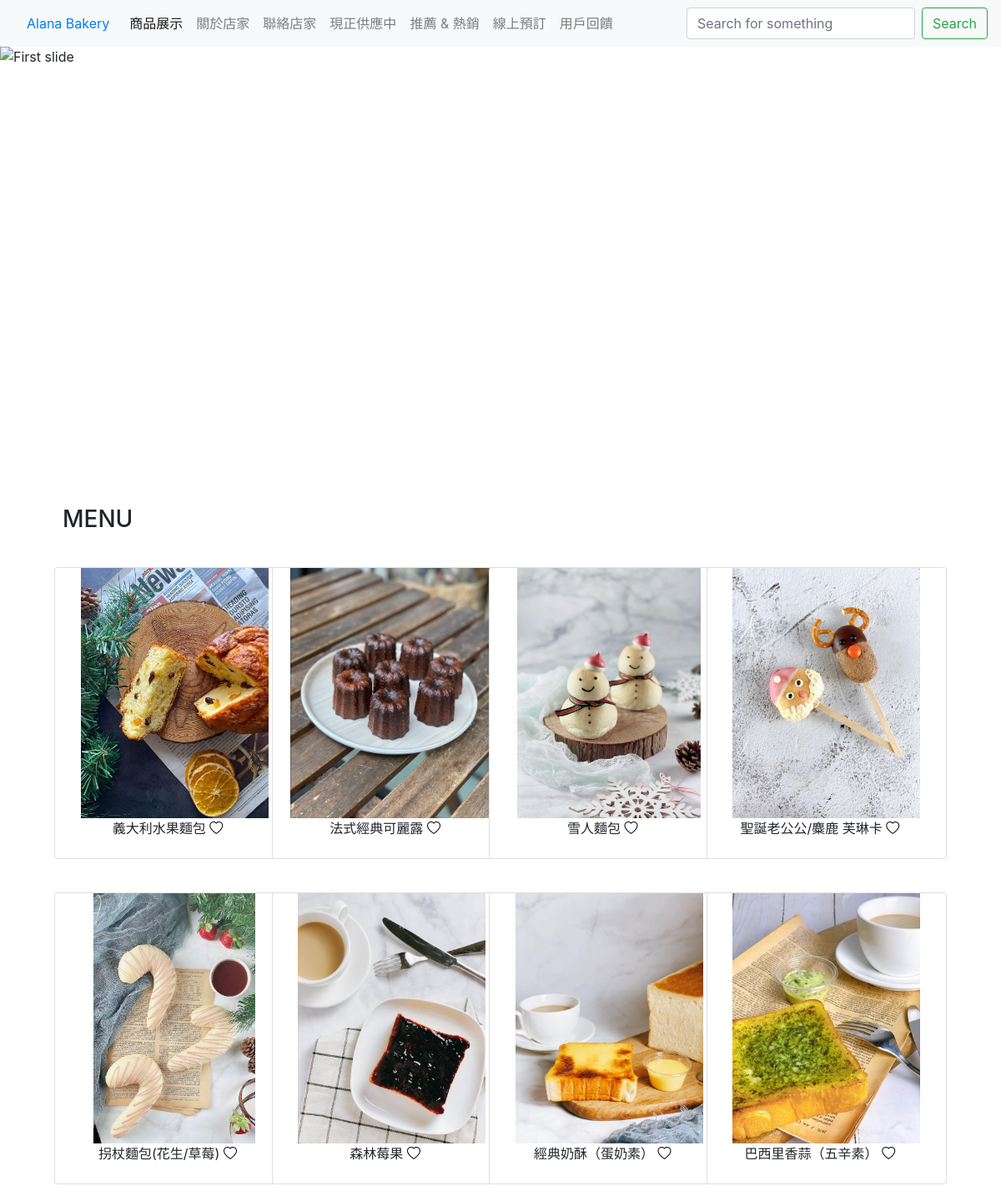
Screenshot of /bonus/index/ with the database file from the repository.
### bonus/models.py (models this page shows, shortened)
class Prize(models.Model):
    pid = models.CharField(max_length=25)
    cname = models.CharField(max_length=20)
    amount = models.IntegerField()
    desc = models.TextField(null=True, blank=True)
    img = models.ImageField(upload_to="images/", null=True, blank=True)
    heart=models.IntegerField(default=0)
    class Meta:
        ordering = ['-amount']

### bonus/views.py (the view)
# urls.py: path('', views.about, name='index'),
def index(request):
    prizeList = Prize.objects.all()
    winnerList = Winner.objects.all()
    winnerListDict = {} # 由 pid 取得獲獎者的 list
    prizeCNameDict = {} # 由 pid 取得 p cname
    for p in prizeList:
        wList = [w.last_ssn for w in Winner.objects.filter(prize_id=p)]
        winnerListDict[p.pid] = wList
        prizeCNameDict[p.pid] = p.cname
    print (str(winnerListDict))
    print (str(prizeCNameDict))
    return render(
        request,
        'bonus/index.html',
        context={'winnerList_dict': winnerListDict,
                 'prizeCName_dict': prizeCNameDict,
                }
    )

### bonus/templatetags/dict_tag.py (called while the page is built)
@register.filter(name = 'get_value_from_dict')
def get_value_from_dict(dict_data, key):
    if key:
        return dict_data.get(key)

### bonus/templates/bonus/index.html (shortened to what this page needs)
{% extends "base.html" %} {% load dict_tag %} {% block content %}
<h3 style="margin: 50px 0px 20px 30px;"> MENU</h3>
<div class="row" id="winner_list">
    {% for pid, winners in winnerList_dict.items %}
    <div class='col-6 col-sm-4 col-md-3'>
        <div class="logo div card" style="width:18rem;height:350px;overflow: hidden;">
            {% load static %} {% with 'images/'|add:pid|add:'.jpg' as image_static %}
            <img src={% static image_static %} class="img-fluid" style="height: 300px;object-fit: contain;">
            {% endwith %}
            <div class="name_div">
                <p class="bread_name" style="display:inline-block;"> {{ prizeCName_dict | get_value_from_dict:pid}}
                </p>
                <i id="{{pid}}" class="bi bi-heart" style="display:inline-block;"></i>
            </div>
        </div>
    </div>
    {% endfor %}
</div>
{% endblock %}

### register/templates/base.html (style rules this page uses)
.logo { margin: 20px; }

### bonus/templates/bonus/index.html (style rules this page uses)
.bread_name { text-align: center; }
.name_div { width: 100%; text-align: center; }
.bi { margin-left: auto; margin-right: 0; padding-right: 1em; color: black; }

### rows the page displays
Prize: pid "義大利水果麵包"
Prize: pid "法式經典可麗露"
Prize: pid "雪人麵包"
Prize: pid "聖誕老公公/麋鹿 芙琳卡"
Prize: pid "拐杖麵包(花生/草莓)"
Prize: pid "森林莓果"
Prize: pid "經典奶酥（蛋奶素）"
Prize: pid "巴西里香蒜（五辛素）"
